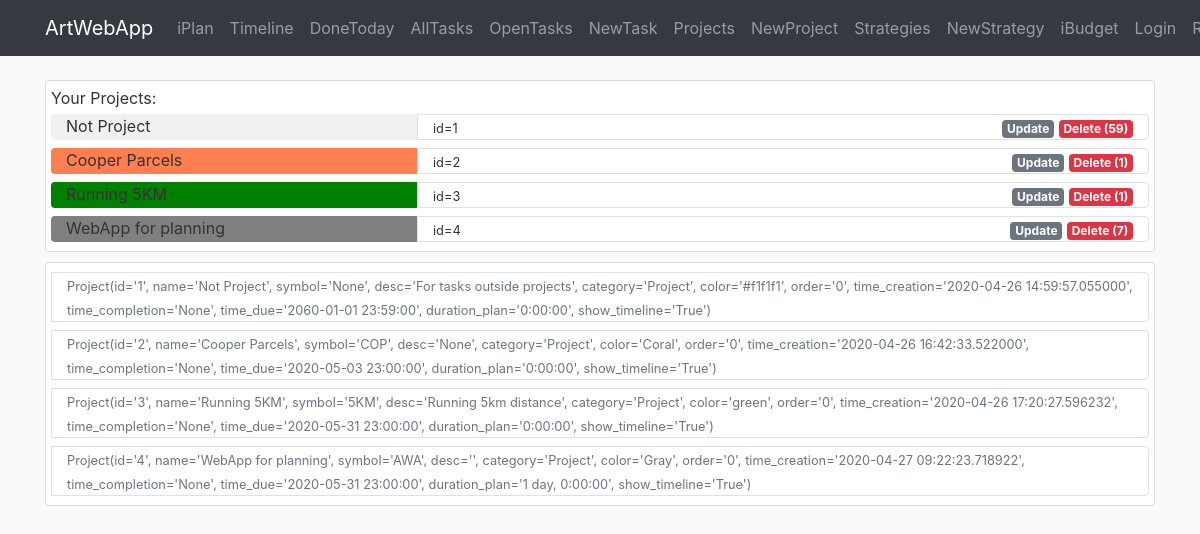
Before: /iplan/project with the older database file.
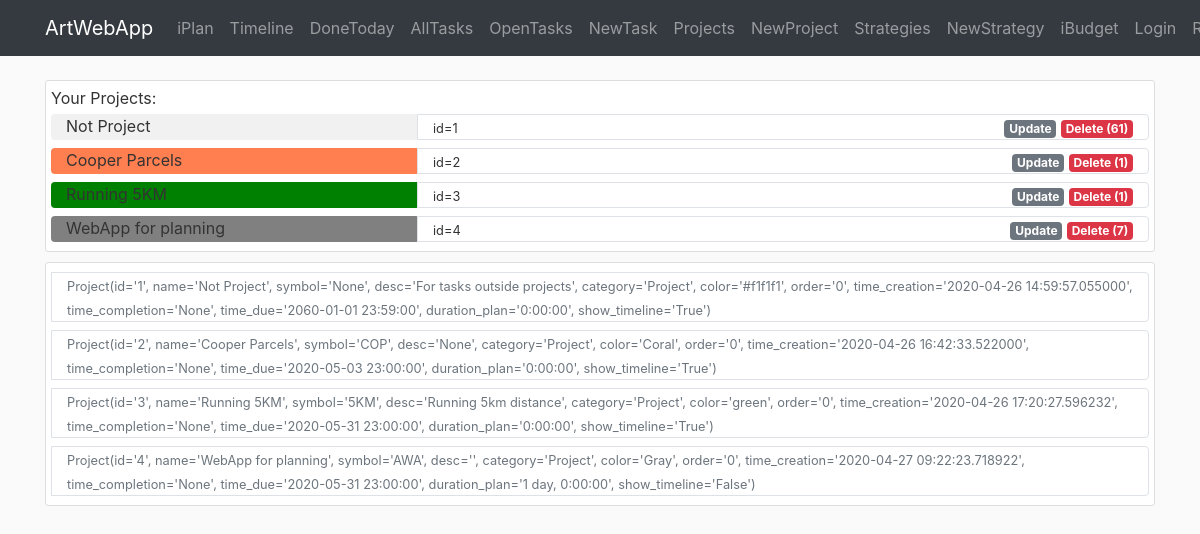
After: the same page with the newer database file.
### awa/iplan/models.py (models this page shows)
class Project(db.Model):
    id = db.Column(db.Integer, primary_key=True)
    name = db.Column(db.String(40), nullable=False)
    symbol = db.Column(db.String(3))
    desc = db.Column(db.Text)
    category = db.Column(db.String(20))
    color = db.Column(db.String(7))
    order = db.Column(db.Integer)
    time_creation = db.Column(db.DateTime, default=datetime.now)
    time_completion = db.Column(db.DateTime)
    time_due = db.Column(db.DateTime)
    duration_plan = db.Column(db.Interval, nullable=False, default=timedelta(0))
    show_timeline = db.Column(db.Boolean, default=True, nullable=False)
    br_task = db.relationship('Task', backref='project')  # todo: lazy=True - test that later
    def __repr__(self):
        return f"Project(id='{self.id}', name='{self.name}', symbol='{self.symbol}', desc='{self.desc}'," \
               f" category='{self.category}', color='{self.color}', order='{self.order}'," \
               f" time_creation='{self.time_creation}', time_completion='{self.time_completion}'," \
               f" time_due='{self.time_due}', duration_plan='{self.duration_plan}'," \
               f" show_timeline='{self.show_timeline}')"

### awa/iplan/routes.py (the view)
@iplan.route('/iplan/project', methods=['GET', 'POST'])
def project():
    projects = Project.query.order_by(Project.order).all()
    count_tasks = {item.id: len(Task.query.filter_by(id_project=item.id).all()) for item in projects}
    return render_template('iplan/project.html', projects=projects, count_tasks=count_tasks)

### awa/templates/iplan/project.html
{% extends "layout.html" %}
{% block content %}
<div class="container">
   <div class="content-section">
       Your Projects:
        {% for item in projects %}
        <div class="row m-0">
            <div class="col-4 rounded-left mt-1 mb-1" style="background-color:{{item.color}}">
                {{item.name}}
            </div>
            <div class="col border rounded-right mt-1 mb-1">
                <div class="row p-0">
                    <div class="col">
                        <small>id={{item.id}}</small>
                    </div>
                    <div class="col-auto ml-auto">
                        <a href="{{url_for('iplan.project_update', id_project=item.id)}}" class="badge badge-secondary">Update</a>
                        {% if count_tasks[item.id] %}
                            <a href="{{url_for('iplan.project_delete', id_project=item.id)}}" class="badge badge-danger">Delete ({{count_tasks[item.id]}})</a>
                        {% else %}
                            <a href="{{url_for('iplan.project_delete', id_project=item.id)}}" class="badge badge-warning">Delete</a>
                        {% endif %}
                    </div>
                </div>
            </div>
        </div>
        {% endfor %}
    </div>
   <div class="content-section">
        {% for item in projects %}
        <div class="row m-0">
            <div class="col border rounded-right mt-1 mb-1">
                <div class="row p-0">
                    <div class="col-auto">
                        <small class="text-muted">{{item}}</small>
                    </div>
                </div>
            </div>
        </div>
        {% endfor %}
    </div>
</div>
{% endblock content %}

### awa/templates/layout.html (shortened to what this page needs)
<!DOCTYPE html>
<html lang="en">
<head>
    <link rel="stylesheet" href="https://stackpath.bootstrapcdn.com/bootstrap/4.4.1/css/bootstrap.min.css">
    <link rel="stylesheet" type="text/css" href="{{ url_for('static', filename='main.css') }}">
</head>
<body>
    <header>
        <nav class="navbar navbar-expand-md navbar-dark bg-dark fixed-top">
            <div class="container">
                <a class="navbar-brand" href="{{ url_for('main.home') }}">ArtWebApp</a>
                <div class="collapse navbar-collapse" id="navbarSupportedContent">
                    <div class="navbar-nav mr-auto">
                        <a class="nav-item nav-link" href="{{ url_for('iplan.home') }}">iPlan</a>
                        <a class="nav-item nav-link" href="{{ url_for('iplan.timeline') }}">Timeline</a>
                        <a class="nav-item nav-link" href="{{ url_for('iplan.task_donetoday') }}">DoneToday</a>
                        <a class="nav-item nav-link" href="{{ url_for('iplan.task') }}">AllTasks</a>
                        <a class="nav-item nav-link" href="{{ url_for('iplan.task_open') }}">OpenTasks</a>
                        <a class="nav-item nav-link" href="{{ url_for('iplan.task_create', timeline_category='This Week') }}">NewTask</a>
                        <a class="nav-item nav-link" href="{{ url_for('iplan.project') }}">Projects</a>
                        <a class="nav-item nav-link" href="{{ url_for('iplan.project_create') }}">NewProject</a>
                        <a class="nav-item nav-link" href="{{ url_for('iplan.strategy') }}">Strategies</a>
                        <a class="nav-item nav-link" href="{{ url_for('iplan.strategy_create') }}">NewStrategy</a>
                    </div>
                    <div class="navbar-nav">
                        <a class="nav-item nav-link" href="{{ url_for('ibudget.home')}}">iBudget</a>
                        <a class="nav-item nav-link" href="#">Login</a>
                        <a class="nav-item nav-link" href="#">Register</a>
                    </div>
                </div>
            </div>
        </nav>
    </header>
    <main role="main">
            {% block content %}{% endblock %}
    </main>
</body>
</html>

### awa/static/main.css (style rules this page uses)
body { background: #fafafa; color: #333333; margin-top: 5rem; }
.content-section { background: #ffffff; padding: 5px 5px; border: 1px solid #dddddd; border-radius: 3px; margin-bottom: 10px; }

Changed rows visible on the page:
computed for Project "Not Project": count_tasks "59" → "61"
changed Project "WebApp for planning": id+name+symbol "…23:00:00', duration_plan='1 day, 0:00:00', show_timeline='True')" → "…23:00:00', duration_plan='1 day, 0:00:00', show_timeline='False')"
